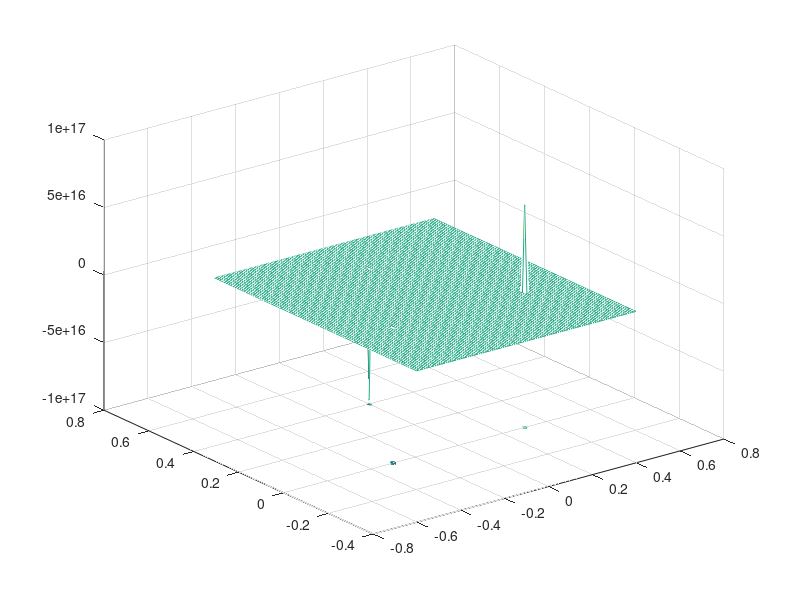

The MATLAB script that drew this image:
function T=f5()
x=[-0.5:0.01:0.5];
y=[-0.3:0.01:0.6];
q1=2;
q2=4;
q3=-6;
e=0.08854;

[X Y]=meshgrid(x,y);

r1=((X+0.3).^2+Y.^2).^(1/2);
r2=((X-0.3).^2+Y.^2).^(1/2);
r3=(X.^2+(Y-0.4).^2).^(1/2);

Z=1/4/pi/e*(-q1./r1+q2./r2+q3./r3);
meshc(X,Y,Z)

end